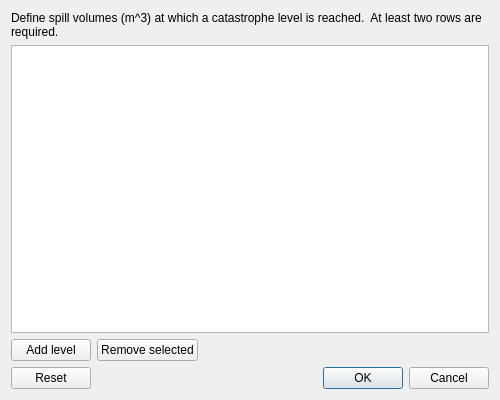
<?xml version="1.0" encoding="UTF-8"?>
<ui version="4.0">
 <class>Dialog</class>
 <widget class="QDialog" name="Dialog">
  <property name="geometry">
   <rect>
    <x>0</x>
    <y>0</y>
    <width>500</width>
    <height>400</height>
   </rect>
  </property>
  <property name="windowTitle">
   <string>Catastrophe levels</string>
  </property>
  <layout class="QVBoxLayout" name="verticalLayout">
   <item>
    <widget class="QLabel" name="lblCatastropheHelp">
     <property name="text">
      <string>Define spill volumes (m^3) at which a catastrophe level is reached.  At least two rows are required.</string>
     </property>
     <property name="wordWrap">
      <bool>true</bool>
     </property>
    </widget>
   </item>
   <item>
    <widget class="QTableWidget" name="twCatastropheLevels"/>
   </item>
   <item>
    <layout class="QHBoxLayout" name="horizontalLayout">
     <item>
      <widget class="QPushButton" name="pbAddLevel">
       <property name="text">
        <string>Add level</string>
       </property>
      </widget>
     </item>
     <item>
      <widget class="QPushButton" name="pbRemoveLevel">
       <property name="text">
        <string>Remove selected</string>
       </property>
      </widget>
     </item>
     <item>
      <spacer name="horizontalSpacer">
       <property name="orientation">
        <enum>Qt::Horizontal</enum>
       </property>
       <property name="sizeHint" stdset="0">
        <size>
         <width>40</width>
         <height>20</height>
        </size>
       </property>
      </spacer>
     </item>
    </layout>
   </item>
   <item>
    <widget class="QDialogButtonBox" name="buttonBox">
     <property name="orientation">
      <enum>Qt::Horizontal</enum>
     </property>
     <property name="standardButtons">
      <set>QDialogButtonBox::Cancel|QDialogButtonBox::Ok|QDialogButtonBox::Reset</set>
     </property>
    </widget>
   </item>
  </layout>
 </widget>
 <resources/>
 <connections>
  <connection>
   <sender>buttonBox</sender>
   <signal>accepted()</signal>
   <receiver>Dialog</receiver>
   <slot>accept()</slot>
   <hints>
    <hint type="sourcelabel"><x>0</x><y>0</y></hint>
    <hint type="destinationlabel"><x>0</x><y>0</y></hint>
   </hints>
  </connection>
  <connection>
   <sender>buttonBox</sender>
   <signal>rejected()</signal>
   <receiver>Dialog</receiver>
   <slot>reject()</slot>
   <hints>
    <hint type="sourcelabel"><x>0</x><y>0</y></hint>
    <hint type="destinationlabel"><x>0</x><y>0</y></hint>
   </hints>
  </connection>
 </connections>
</ui>
